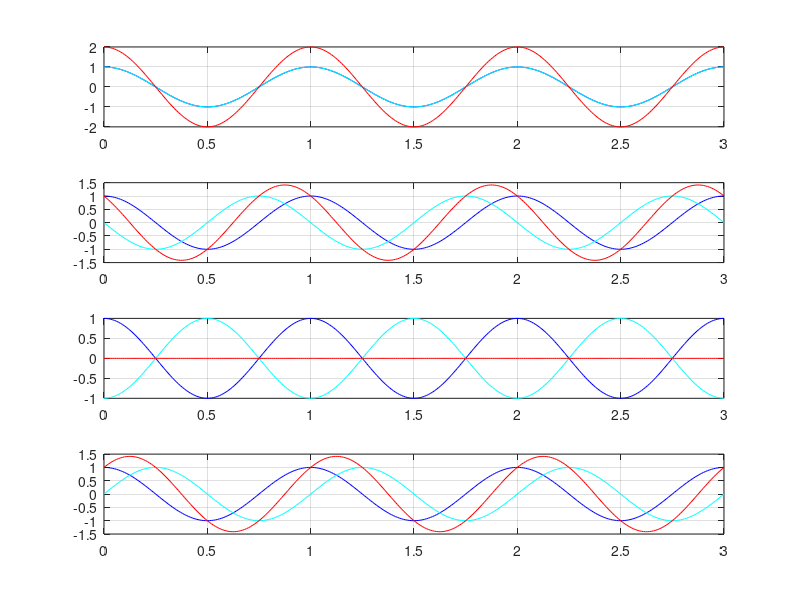

This figure's MATLAB source:
A = 1;
f = 1;
Phase = 0;
x = linspace(0,3,301);               % time domain from 0s to 3s with 301 measuring points
y = A*exp(1j*((2*pi*f*x)+Phase));    % Reference Signal BLUE
y1 = A*exp(1j*((2*pi*f*x)+0));       % Reflected Signal, phase 0 CYAN
y2 = A*exp(1j*((2*pi*f*x)+pi/2));    % Reflected Signal, phase π/2
y3 = A*exp(1j*((2*pi*f*x)+pi));      % Reflected Signal, phase π 
y4 = A*exp(1j*((2*pi*f*x)+3*pi/2));  % Reflected Signal, phase 3π/2

%%%%%%%%  ↓Plots↓   %%%%%%%%

% GRAPH 1
grid on
subplot(4,1,1)
plot(x,real(y),'color',[0 0 1])
hold on
plot(x,real(y1),'color',[0 1 1])
hold on
addition_1 = y+y1;
plot(x,real(addition_1),'color',[1 0 0])
hold off
grid on

% GRAPH 2
grid on
subplot(4,1,2)
plot(x,real(y),'color',[0 0 1])
hold on
plot(x,real(y2),'color',[0 1 1])
hold on
addition_2 = y+y2;
plot(x,real(addition_2),'color',[1 0 0])
hold off
grid on

% GRAPH 3
grid on
subplot(4,1,3)
plot(x,real(y),'color',[0 0 1])
hold on
plot(x,real(y3),'color',[0 1 1])
hold on
addition_3 = y+y3;
plot(x,real(addition_3),'color',[1 0 0])
hold off
grid on

% GRAPH 4
grid on
subplot(4,1,4)
plot(x,real(y),'color',[0 0 1])
hold on
plot(x,real(y4),'color',[0 1 1])
hold on
addition_4 = y+y4;
plot(x,real(addition_4),'color',[1 0 0])
hold off
grid on


%% Per subplot: 1. reference, 2. reflected, 3. addition%%
%% In this order!!! %%%%
